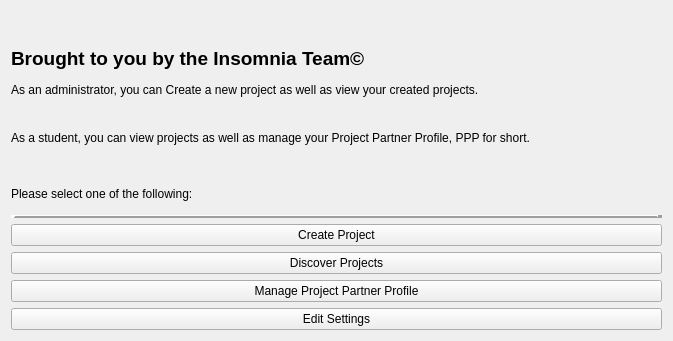
<?xml version="1.0" encoding="UTF-8"?>
<ui version="4.0">
 <class>HomeWidget</class>
 <widget class="QWidget" name="HomeWidget">
  <property name="geometry">
   <rect>
    <x>0</x>
    <y>0</y>
    <width>673</width>
    <height>341</height>
   </rect>
  </property>
  <property name="windowTitle">
   <string>Form</string>
  </property>
  <property name="styleSheet">
   <string notr="true"/>
  </property>
  <layout class="QVBoxLayout" name="verticalLayout">
   <item>
    <widget class="QLabel" name="lblLogo">
     <property name="sizePolicy">
      <sizepolicy hsizetype="Maximum" vsizetype="Preferred">
       <horstretch>0</horstretch>
       <verstretch>0</verstretch>
      </sizepolicy>
     </property>
     <property name="maximumSize">
      <size>
       <width>700</width>
       <height>16777215</height>
      </size>
     </property>
     <property name="styleSheet">
      <string notr="true"/>
     </property>
     <property name="text">
      <string/>
     </property>
     <property name="pixmap">
      <pixmap resource="Images/Images.qrc">:/Images/Drawing.png/Drawing.png</pixmap>
     </property>
     <property name="scaledContents">
      <bool>true</bool>
     </property>
     <property name="alignment">
      <set>Qt::AlignCenter</set>
     </property>
    </widget>
   </item>
   <item>
    <widget class="QLabel" name="lblInsomnia">
     <property name="maximumSize">
      <size>
       <width>16777215</width>
       <height>100</height>
      </size>
     </property>
     <property name="font">
      <font>
       <pointsize>14</pointsize>
       <weight>75</weight>
       <bold>true</bold>
      </font>
     </property>
     <property name="lineWidth">
      <number>0</number>
     </property>
     <property name="text">
      <string>Brought to you by the Insomnia Team©</string>
     </property>
     <property name="alignment">
      <set>Qt::AlignLeading|Qt::AlignLeft|Qt::AlignTop</set>
     </property>
    </widget>
   </item>
   <item>
    <widget class="QLabel" name="lblAdmin">
     <property name="text">
      <string>As an administrator, you can Create a new project as well as view your created projects.

</string>
     </property>
     <property name="wordWrap">
      <bool>true</bool>
     </property>
    </widget>
   </item>
   <item>
    <widget class="QLabel" name="lblStudent">
     <property name="text">
      <string>As a student, you can view projects as well as manage your Project Partner Profile, PPP for short.

</string>
     </property>
    </widget>
   </item>
   <item>
    <widget class="QLabel" name="lblSelect">
     <property name="text">
      <string>Please select one of the following:</string>
     </property>
    </widget>
   </item>
   <item>
    <widget class="Line" name="line">
     <property name="frameShadow">
      <enum>QFrame::Raised</enum>
     </property>
     <property name="lineWidth">
      <number>5</number>
     </property>
     <property name="orientation">
      <enum>Qt::Horizontal</enum>
     </property>
    </widget>
   </item>
   <item>
    <widget class="QPushButton" name="btnCreateProject">
     <property name="text">
      <string>Create Project</string>
     </property>
    </widget>
   </item>
   <item>
    <widget class="QPushButton" name="btnDiscoverProjects">
     <property name="text">
      <string>Discover Projects</string>
     </property>
    </widget>
   </item>
   <item>
    <widget class="QPushButton" name="btnManageProjectPartnerProfile">
     <property name="text">
      <string>Manage Project Partner Profile</string>
     </property>
    </widget>
   </item>
   <item>
    <widget class="QPushButton" name="btnEditSettings">
     <property name="text">
      <string>Edit Settings</string>
     </property>
    </widget>
   </item>
  </layout>
 </widget>
 <resources>
  <include location="Images/Images.qrc"/>
 </resources>
 <connections/>
</ui>
